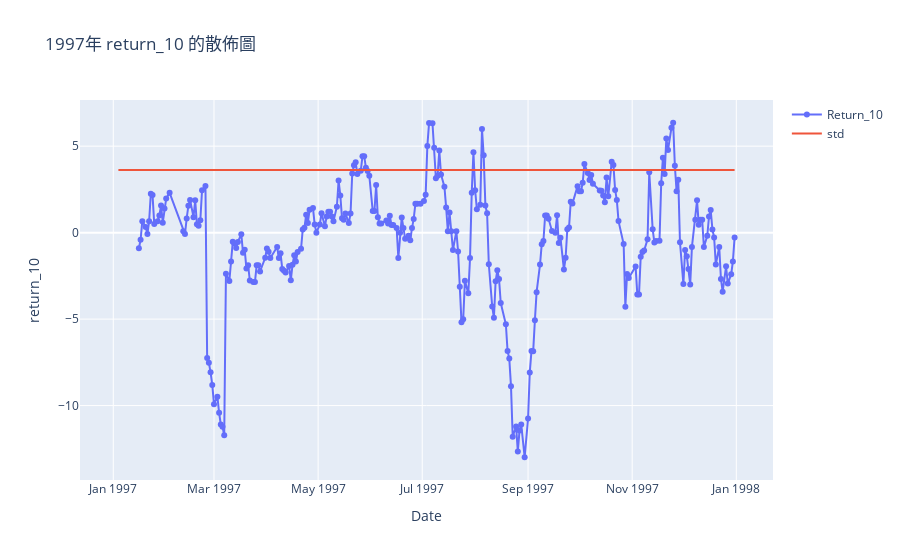

Notebook code for this chart:
### Code cell
line = go.Scatter(x=data_1997['Date'], y=data_1997['Return_10'], mode='lines+markers', name='Return_10')
line_std = go.Scatter(x=data_1997['Date'], y=data_1997['Year_std'], mode='lines', name='std')
fig = go.Figure([line, line_std])
fig.update_layout(title = '1997年 return_10 的散佈圖', 
                  xaxis_title = 'Date',
                  yaxis_title = 'return_10')
fig.show()

### Figure 1 — Plotly figure (JSON) as saved in the notebook; plotly's stock layout.template omitted (floating-point values rounded to 4 significant figures; data arrays with more than 128 entries replaced by an {"elided": "..."} marker saying what was removed)
{"data": [{"mode": "lines+markers", "name": "Return_10", "type": "scatter", "x": {"elided": "287 str values"}, "y": {"elided": "287 float values"}}, {"mode": "lines", "name": "std", "type": "scatter", "x": {"elided": "287 str values"}, "y": {"elided": "287 float values"}}], "layout": {"title": {"text": "1997年 return_10 的散佈圖"}, "xaxis": {"title": {"text": "Date"}}, "yaxis": {"title": {"text": "return_10"}}}}
